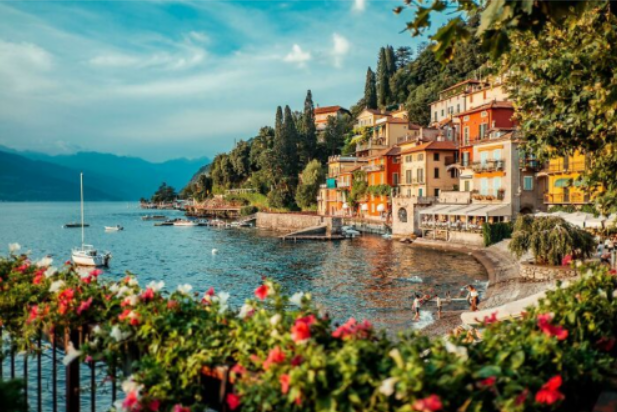
#> input picture Task-09-Image.png, 617 x 412 px
$ jupyter execute Lab-Task-09_DIP.ipynb
#> lines starting #> are read from the running program, lines starting #| are printed output that depends on the picture; after the words box and inside, x2 and y2 are one past the last pixel; in counts of white or black regions, pixels touching at a corner belong together
[cell 1]
import cv2
import numpy as np
import matplotlib.pyplot as plt
from google.colab import files


uploaded = files.upload()
#> the answer given: Task-09-Image.png
image_name = list(uploaded.keys())[0]

[cell 2]
img = cv2.imread(image_name)
#> img is the input picture: shape (412, 617, 3); mean B, G, R 97.2, 118.8, 107.4
img_rgb = cv2.cvtColor(img, cv2.COLOR_BGR2RGB)

plt.imshow(img_rgb)
plt.title("Original Image")
plt.axis("off")
plt.show()

[cell 3]
r_channel, g_channel, b_channel = cv2.split(img_rgb)
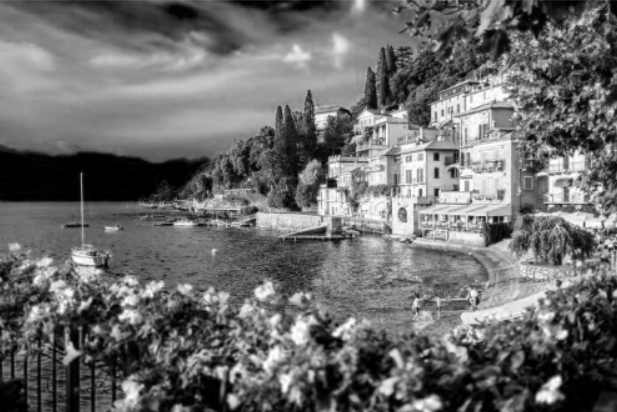
#> r_channel: shape (412, 617); min 0, max 254, mean 107.4
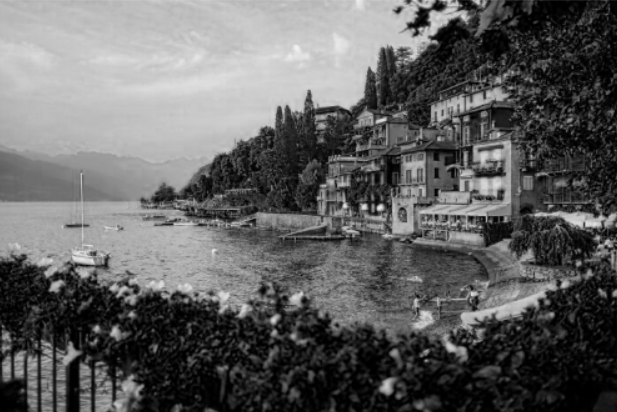
#> b_channel: shape (412, 617); min 0, max 241, mean 97.2

plt.figure(figsize=(10,4))
plt.subplot(1,3,1)
plt.imshow(r_channel, cmap='gray')
plt.title("Red Channel")

plt.subplot(1,3,2)
plt.imshow(g_channel, cmap='gray')
plt.title("Green Channel")

plt.subplot(1,3,3)
plt.imshow(b_channel, cmap='gray')
plt.title("Blue Channel")

plt.show()
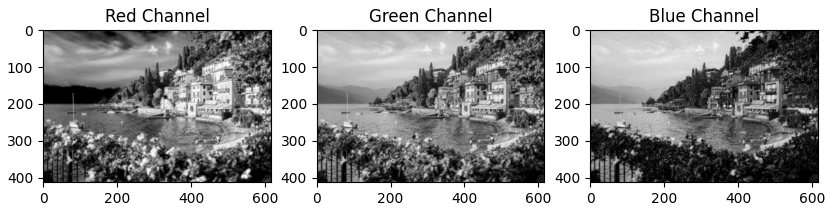
#> figure drawn by matplotlib, 3 panels

[cell 4]
hsv = cv2.cvtColor(img_rgb, cv2.COLOR_RGB2HSV)
#> hsv: shape (412, 617, 3); mean H, S, V 51.9, 129.2, 133.6
ycbcr = cv2.cvtColor(img_rgb, cv2.COLOR_RGB2YCrCb)
#> ycbcr: shape (412, 617, 3); mean of channels 0, 1, 2 112.9, 124.1, 119.1
lab = cv2.cvtColor(img_rgb, cv2.COLOR_RGB2LAB)
#> lab: shape (412, 617, 3); mean of channels 0, 1, 2 123.4, 123, 139.6

print("Color space conversion successful ✅")

[cell 5]
def white_balance(img):
    img = img.astype(np.float32)
    avgR = np.mean(img[:,:,0])
#> avgR = 107.4
    avgG = np.mean(img[:,:,1])
#> avgG = 118.8
    avgB = np.mean(img[:,:,2])
#> avgB = 97.15
    avgGray = (avgR + avgG + avgB) / 3
#> avgGray = 107.8

    img[:,:,0] *= avgGray / avgR
    img[:,:,1] *= avgGray / avgG
    img[:,:,2] *= avgGray / avgB

    return np.clip(img, 0, 255).astype(np.uint8)
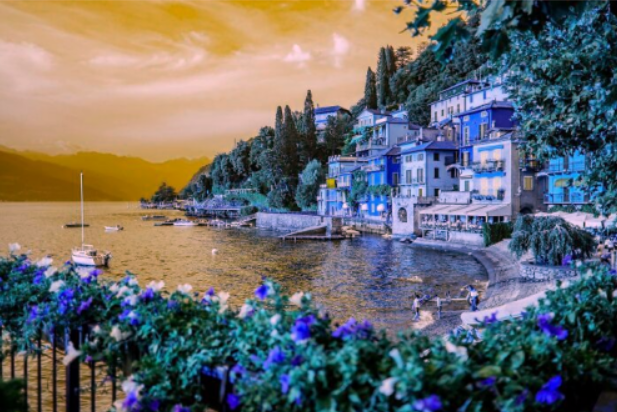
#> returned value: shape (412, 617, 3); mean of channels 0, 1, 2 107.4, 107.3, 107.3; drawn as B, G, R

wb_img = white_balance(img_rgb)

plt.figure(figsize=(8,4))
plt.subplot(1,2,1)
plt.imshow(img_rgb)
plt.title("Original")

plt.subplot(1,2,2)
plt.imshow(wb_img)
plt.title("White Balanced")

plt.show()

[cell 6]
lower_blue = np.array([90, 50, 50])
upper_blue = np.array([140, 255, 255])

mask_hsv = cv2.inRange(hsv, lower_blue, upper_blue)
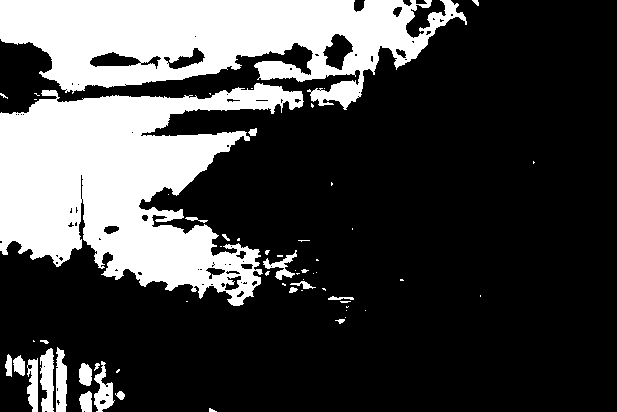
#> mask_hsv: shape (412, 617); 27.2% white; 60 white regions (36 under 20 px), largest, box (x1, y1, x2, y2) and area: (0, 83, 304, 306) 35888, (0, 0, 467, 110) 29181, (40, 348, 54, 412) 678
seg_hsv = cv2.bitwise_and(img_rgb, img_rgb, mask=mask_hsv)

plt.imshow(seg_hsv)
plt.title("HSV Color Masking")
plt.axis("off")
plt.show()

[cell 7]
L, A, B = cv2.split(lab)
_, lab_mask = cv2.threshold(A, 135, 255, cv2.THRESH_BINARY_INV)
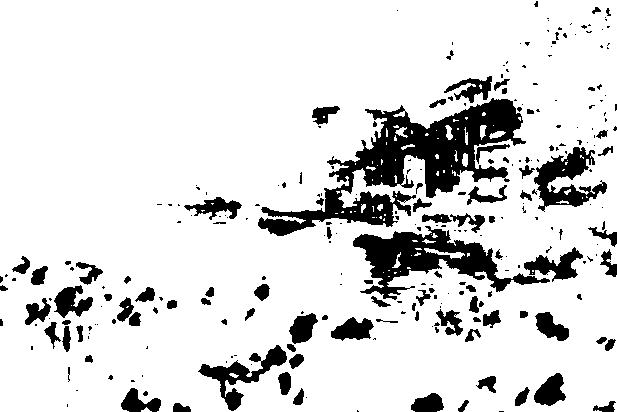
#> lab_mask: shape (412, 617); 85.9% white; 271 black regions (173 under 20 px), largest, box (x1, y1, x2, y2) and area: (258, 98, 526, 236) 11770, (353, 226, 550, 300) 5141, (534, 147, 607, 212) 2097
seg_lab = cv2.bitwise_and(img_rgb, img_rgb, mask=lab_mask)
Y, Cr, Cb = cv2.split(ycbcr)
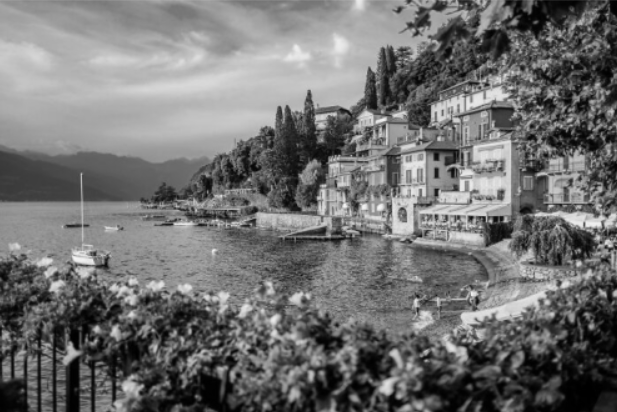
#> Y: shape (412, 617); min 0, max 245, mean 112.9
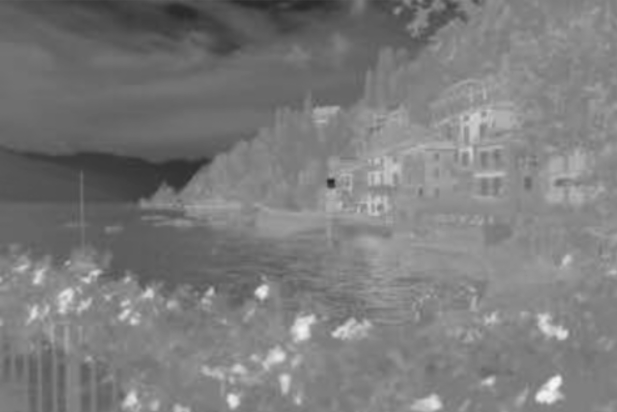
#> Cr: shape (412, 617); min 35, max 248, mean 124.1
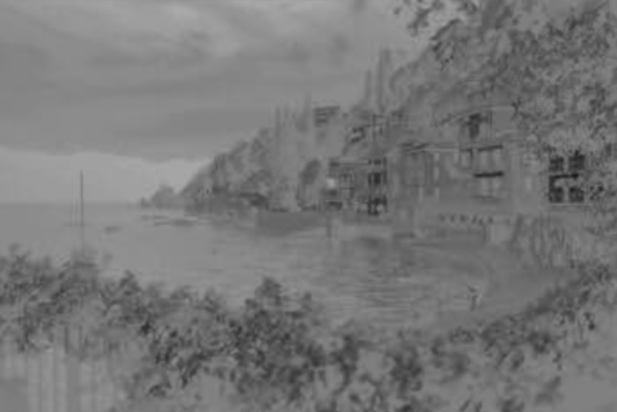
#> Cb: shape (412, 617); min 27, max 170, mean 119.1
_, ycbcr_mask = cv2.threshold(Cb, 120, 255, cv2.THRESH_BINARY)
#> ycbcr_mask: shape (412, 617); 47% white; 315 white regions (208 under 20 px), largest, box (x1, y1, x2, y2) and area: (0, 0, 471, 330) 93953, (0, 328, 148, 412) 8044, (520, 311, 617, 412) 4246
seg_ycbcr = cv2.bitwise_and(img_rgb, img_rgb, mask=ycbcr_mask)
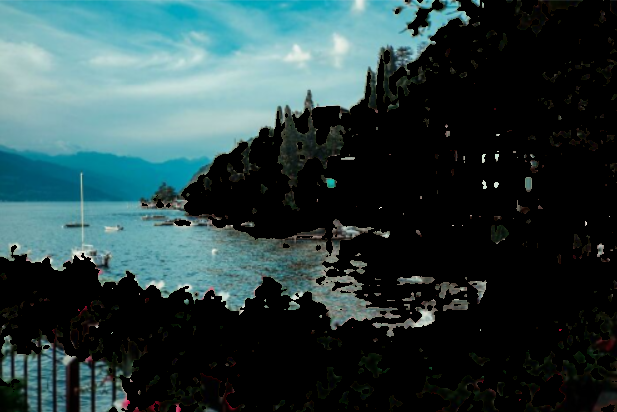
#> seg_ycbcr: shape (412, 617, 3); mean R, G, B 42.7, 64.6, 66

plt.figure(figsize=(12,4))

plt.subplot(1,3,1)
plt.imshow(seg_hsv)
plt.title("HSV Segmentation")

plt.subplot(1,3,2)
plt.imshow(seg_lab)
plt.title("Lab Segmentation")

plt.subplot(1,3,3)
plt.imshow(seg_ycbcr)
plt.title("YCbCr Segmentation")

plt.show()
